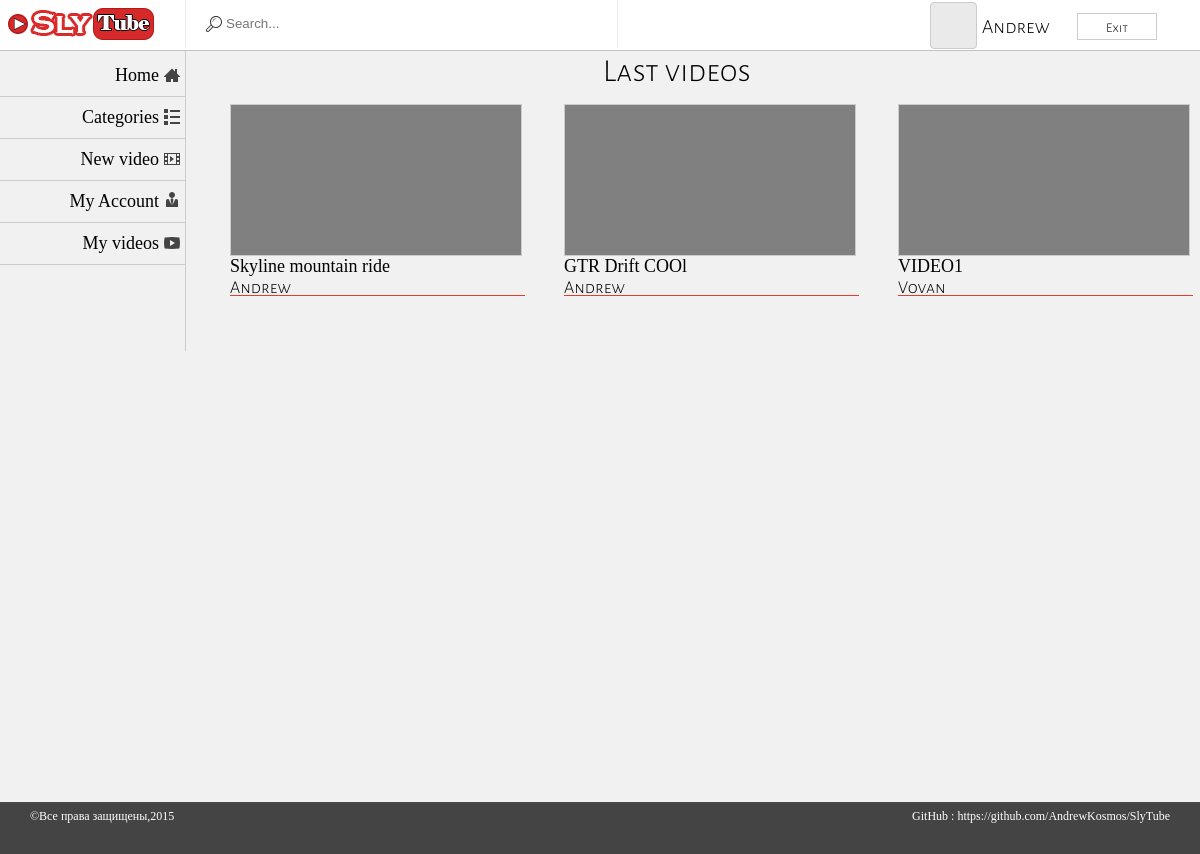
The page / (signed in) on the database its author committed.
### tables this page shows
CREATE TABLE IF NOT EXISTS `users` (
  `ID` int(10) unsigned NOT NULL AUTO_INCREMENT,
  `Login` varchar(250) NOT NULL,
  `Password` varchar(250) NOT NULL,
  `Mail` varchar(250) DEFAULT NULL,
  `Avatar` varchar(250) DEFAULT NULL,
  `salt` varchar(100) NOT NULL,
  PRIMARY KEY (`ID`),
  UNIQUE KEY `Login` (`Login`)
);

CREATE TABLE IF NOT EXISTS `videos` (
  `ID` int(10) unsigned NOT NULL AUTO_INCREMENT,
  `Name` varchar(250) NOT NULL,
  `Description` varchar(250) DEFAULT NULL,
  `Path` varchar(250) NOT NULL,
  `userID` int(10) unsigned NOT NULL,
  PRIMARY KEY (`ID`),
  UNIQUE KEY `Name` (`Name`)
);

### site_logic.php (called while the page is built, shortened)
<?php
        function connectDB()
        {
            $db = null;
            try{
                $db = new PDO("mysql:host=localhost;dbname=slytube","Andrew","dvG2Ryyq8HCuv5B7");
            }
            catch(PDOException $e){
                echo $e->getMessage();
            }
            return $db;
        }
     function getActiveUser($user_id)
       {
             $All_DB_connection = connectDB();
            $query = "select Login from users where ID = :user_id limit 1";
            $q = $All_DB_connection->prepare($query);
            $q->execute(array(":user_id" => $user_id));
            $row = $q->fetch();
            if(!$row)
            {
                return "Error";
            }
            else
            {
                return $row["Login"];
            }
       }
    class user{
        public static function isAuthorized()
        {
            if (!empty($_SESSION["user_id"])) {
                return (bool) $_SESSION["user_id"];
            }
            return false;
        }
    }
?>

### index.php (the view, shortened to what this page needs)
<!DOCTYPE html>
<html lang="en">
<head>
    <link rel="stylesheet" href="stylesheets/style.css">
    <link rel="stylesheet" href="stylesheets/video-js.css">
    <link rel="stylesheet" href="stylesheets/upload.css">
</head>
<body>
    <div class="wrap">
       <?php include("header.php"); ?>
        <?php include("sidebar.php"); ?>
        <div class="cont" id="mainContent">
            <p>Last videos</p>
            <?php
                $dbh = connectDB();
                $query = "select Name,Login from videos join users on videos.userID = users.ID order by videos.ID DESC limit 10";
                $q = $dbh->prepare($query);
                $q->execute();
                while($row = $q->fetch(PDO::FETCH_ASSOC))
                {
                    ?>
                        <div class="vid_prev">
                            <div class="pic"></div>
                            <a class="v_name"><?php echo $row['Name'];  ?></a>
                            <p id="v_user"><?php echo $row['Login'] ?></p>
                        </div>
                    <?php
                }
            ?>
        </div>
        <?php include("footer.php"); ?>
    </div>
</body>
</html>

### header.php (shortened to what this page needs)
<?php
    include("site_logic.php");
?>
<!DOCTYPE html>
<html lang="en">
<head>
</head>
<body>
    <div class="header">
           <div class="logo"></div>
            <div class="searching">
                <input class="search_input" type="text" placeholder="Search...">
            </div>
            <?php
                $sost = user::isAuthorized();
                if(!$sost)
                {
                    ?>
                    <div class="nondefined-user" onclick="showWin();">
                        <div id="nondef-user-icon" onclick="showWin();"></div>
                    </div>
                <?php
                }
                else{
                    $ActiveUser = getActiveUser($_SESSION['user_id']);
                    ?>
                        <div class="defined-user">
                           <div id="small_avatar"></div>
                            <a href="#"><?php echo $ActiveUser; ?></a>
                            <form id="logout_form" action="logout_logic.php" name="logout" method="post">
                                <input type="submit" value="Exit" id="l_out" name="lout_but">
                            </form>
                        </div>
                    <?php
                }
            ?>
        </div>
</body>
</html>

### stylesheets/style.css (style rules this page uses)
a, a:link, a:visited, a:hover, a:active { text-decoration: none; }
* { margin: 0; padding: 0; }
html { height: 100%; }
.wrap { max-width: 90em; margin-left: auto; margin-right: auto; height: 100%; }
.wrap:after { content: " "; display: block; clear: both; }
body { background-color: #f1f1f1; margin: 0; height: 100%; }
.header { width: 100%; float: left; margin-left: 0; margin-right: 0; height: 50px; background-color: #ffffff; border-bottom: 1px solid #c3c3c3; }
.logo { height: 50px; margin-left: 5px; background-image: url("../images/site_logo.png"); background-repeat: no-repeat; width: 150px; display: inline-block; }
.searching { position: absolute; display: inline-block; margin-left: 30px; width: 32.58427%; float: left; margin-right: 1.1236%; height: 50px; }
.search_input { width: 100%; height: 95%; border: 0px; border-left: 1px solid #eaeaea; border-right: 1px solid #eaeaea; background: url("../images/icons/search.svg") no-repeat 20px 50%; padding-left: 40px; color: #A9ABBE; }
.defined-user { display: inline-block; width: 250px; height: 50px; float: right; margin-right: 20px; }
.defined-user a { position: absolute; color: black; padding-left: 5px; margin-top: 15px; font-family: alegreyasanssc-light; font-size: 20px; }
.defined-user #small_avatar { display: inline-block; width: 45px; height: 45px; margin-top: 0.095em; border: 1px solid #cccccc; background-color: #eaeaea; border-radius: 4px; }
.defined-user #l_out { font-family: alegreyasanssc-light; width: 80px; height: 27px; border: 1px solid #cccccc; text-align: center; padding-top: 3px; background-color: white; cursor: pointer; }
.defined-user #logout_form { position: absolute; margin-top: 13px; display: inline-block; width: 80px; height: 27px; padding: 0; margin-left: 100px; }
.cont { width: 83.14607%; float: left; margin-right: 1.1236%; min-height: 100%; width: 85%; margin-left: 195px; margin-top: -303px; }
#mainContent p { display: block; font-size: 32px; font-family: alegreyasanssc-light; margin-left: 40%; height: 32px; }
.vid_prev { width: 300px; height: 200px; display: inline-block; margin-top: 20px; margin-left: 30px; }
.vid_prev .pic { background-color: #eaeaea; border: 1px solid #cccccc; width: 290px; height: 150px; margin-left: 5px; background-color: gray; }
.vid_prev .v_name, .vid_prev #v_user { font-size: 18px; margin-left: 5px; height: 18px; }
.vid_prev .v_name { outline: none; cursor: pointer; color: black; }
.vid_prev #v_user { border-bottom: 1px solid #E23D31; }

### rows shown on the page
users: Login "Andrew"
videos: Name "Skyline mountain ride", userID.Login "Andrew"
videos: Name "GTR Drift COOl", userID.Login "Andrew"
videos: Name "VIDEO1", userID.Login "Vovan"
